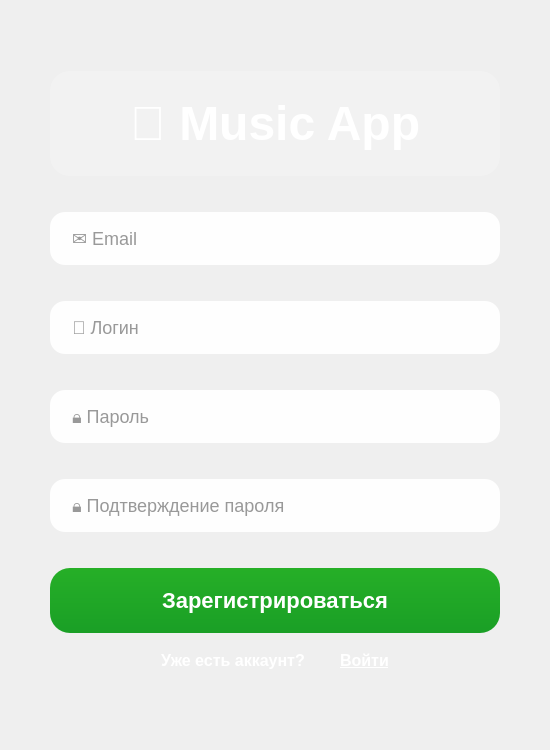
<?xml version="1.0" encoding="UTF-8"?>
<ui version="4.0">
 <class>AuthWindow</class>
 <widget class="QMainWindow" name="MusicApp">
  <property name="geometry">
   <rect>
    <x>0</x>
    <y>0</y>
    <width>550</width>
    <height>750</height>
   </rect>
  </property>
  <property name="sizePolicy">
   <sizepolicy hsizetype="Fixed" vsizetype="Fixed">
    <horstretch>0</horstretch>
    <verstretch>0</verstretch>
   </sizepolicy>
  </property>
  <property name="minimumSize">
   <size>
    <width>550</width>
    <height>750</height>
   </size>
  </property>
  <property name="maximumSize">
   <size>
    <width>550</width>
    <height>750</height>
   </size>
  </property>
  <property name="windowTitle">
   <string>Music App</string>
  </property>
  <property name="styleSheet">
   <string notr="true">QMainWindow {
  background: qlineargradient(x1:0, y1:0, x2:1, y2:1,
    stop:0 #3a8dde, stop:0.5 #00c8d6, stop:1 #2faf5e);
}

/* Заголовок */
QLabel#titleLabel, QLabel#titleLabel1 {
  color: rgb(255,255,255); font-size: 36pt; font-weight: 700;
  background: rgba(255,255,255,0.2); border-radius: 20px; padding: 25px;
}

/* Поля ввода */
QLineEdit {
  padding: 15px 20px; border: none; border-radius: 15px; font-size: 18px;
  background: rgba(255,255,255,0.95); color: #333;
}
QLineEdit:focus { 
  background: rgba(255,255,255,1); 
  border: 3px solid #4facfe; 
  padding: 12px 17px; 
}

/* КНОПКА ВОЙТИ / РЕГИСТРАЦИИ */
QPushButton#authBtn, QPushButton#regBtn {
  background: qlineargradient(x1:0, y1:0, x2:0, y2:1, stop:0 #26af27, stop:1 #1a9f26);
  color: white; padding: 20px; border-radius: 20px; font-size: 22px; font-weight: 700;
  border: none;
}
QPushButton#authBtn:hover,QPushButton#regBtn:hover { 
  background: qlineargradient(x1:0, y1:0, x2:0, y2:1, stop:0 #1e8b1f, stop:1 #158015); 
}
QPushButton#authBtn:pressed, QPushButton#regBtn:pressed  { 
  background: rgb(9, 140, 12); 
}

/* ПРОЗРАЧНАЯ КНОПКА ПЕРЕКЛЮЧЕНИЯ */
QPushButton#switch, QPushButton#switch_2 {
  background: transparent; 
  color: rgb(255,255,255); 
  font-size: 16px; 
  font-weight: 600; 
  padding: 8px 15px;
  border: none; 
  border-radius: 8px; 
  text-decoration: underline;
}
QPushButton#switch:hover, QPushButton#switch_2:hover { 
  color: #4facfe;
}

/* ТЕКСТ */
QLabel#label, QLabel#label1 {
  color: rgb(255,255,255); 
  font-size: 16px; 
  font-weight: 500;
  padding: 0 10px;
}

/* Контейнеры */
QWidget#widget, QWidget#widget_2 {
  margin: 0; padding: 0;
}
QHBoxLayout, QVBoxLayout {
  margin: 0; padding: 0;
}
QStackedWidget {
  background: transparent;
}</string>
  </property>
  <widget class="QWidget" name="centralwidget">
   <layout class="QVBoxLayout" name="verticalLayout">
    <property name="spacing">
     <number>0</number>
    </property>
    <property name="leftMargin">
     <number>0</number>
    </property>
    <property name="topMargin">
     <number>0</number>
    </property>
    <property name="rightMargin">
     <number>0</number>
    </property>
    <property name="bottomMargin">
     <number>0</number>
    </property>
    <item>
     <widget class="QStackedWidget" name="stackedWidget">
      <property name="currentIndex">
       <number>0</number>
      </property>
      <widget class="QWidget" name="regPage">
       <layout class="QVBoxLayout" name="verticalLayout_auth">
        <property name="spacing">
         <number>25</number>
        </property>
        <property name="leftMargin">
         <number>50</number>
        </property>
        <property name="topMargin">
         <number>60</number>
        </property>
        <property name="rightMargin">
         <number>50</number>
        </property>
        <property name="bottomMargin">
         <number>60</number>
        </property>
        <item>
         <widget class="QLabel" name="titleLabel">
          <property name="sizePolicy">
           <sizepolicy hsizetype="Expanding" vsizetype="Fixed">
            <horstretch>0</horstretch>
            <verstretch>0</verstretch>
           </sizepolicy>
          </property>
          <property name="minimumSize">
           <size>
            <width>0</width>
            <height>80</height>
           </size>
          </property>
          <property name="font">
           <font>
            <family>Segoe UI</family>
            <pointsize>36</pointsize>
            <bold>true</bold>
           </font>
          </property>
          <property name="text">
           <string>🎵 Music App</string>
          </property>
          <property name="alignment">
           <set>Qt::AlignmentFlag::AlignCenter</set>
          </property>
         </widget>
        </item>
        <item>
         <widget class="QLineEdit" name="emailInput">
          <property name="placeholderText">
           <string>✉️ Email</string>
          </property>
         </widget>
        </item>
        <item>
         <widget class="QLineEdit" name="usernameInput">
          <property name="placeholderText">
           <string>👤 Логин</string>
          </property>
         </widget>
        </item>
        <item>
         <widget class="QLineEdit" name="passwordInput">
          <property name="echoMode">
           <enum>QLineEdit::EchoMode::Password</enum>
          </property>
          <property name="placeholderText">
           <string>🔒 Пароль</string>
          </property>
         </widget>
        </item>
        <item>
         <widget class="QLineEdit" name="passwordConfirmInput">
          <property name="echoMode">
           <enum>QLineEdit::EchoMode::Password</enum>
          </property>
          <property name="placeholderText">
           <string>🔒 Подтверждение пароля</string>
          </property>
         </widget>
        </item>
        <item>
         <layout class="QVBoxLayout" name="verticalLayout_3">
          <property name="spacing">
           <number>10</number>
          </property>
          <item>
           <widget class="QPushButton" name="regBtn">
            <property name="sizePolicy">
             <sizepolicy hsizetype="MinimumExpanding" vsizetype="Fixed">
              <horstretch>0</horstretch>
              <verstretch>0</verstretch>
             </sizepolicy>
            </property>
            <property name="font">
             <font>
              <family>Segoe UI</family>
              <pointsize>-1</pointsize>
              <bold>true</bold>
             </font>
            </property>
            <property name="text">
             <string>Зарегистрироваться</string>
            </property>
           </widget>
          </item>
          <item>
           <layout class="QHBoxLayout" name="horizontalLayout">
            <property name="spacing">
             <number>5</number>
            </property>
            <item>
             <spacer name="horizontalSpacer_2">
              <property name="orientation">
               <enum>Qt::Orientation::Horizontal</enum>
              </property>
              <property name="sizeHint" stdset="0">
               <size>
                <width>40</width>
                <height>20</height>
               </size>
              </property>
             </spacer>
            </item>
            <item alignment="Qt::AlignmentFlag::AlignHCenter|Qt::AlignmentFlag::AlignVCenter">
             <widget class="QLabel" name="label">
              <property name="sizePolicy">
               <sizepolicy hsizetype="Maximum" vsizetype="Maximum">
                <horstretch>0</horstretch>
                <verstretch>0</verstretch>
               </sizepolicy>
              </property>
              <property name="font">
               <font>
                <family>Segoe UI</family>
                <pointsize>-1</pointsize>
                <fontweight>Medium</fontweight>
               </font>
              </property>
              <property name="text">
               <string>Уже есть аккаунт?</string>
              </property>
             </widget>
            </item>
            <item>
             <widget class="QPushButton" name="switch">
              <property name="sizePolicy">
               <sizepolicy hsizetype="Maximum" vsizetype="Maximum">
                <horstretch>0</horstretch>
                <verstretch>0</verstretch>
               </sizepolicy>
              </property>
              <property name="font">
               <font>
                <family>Segoe UI</family>
                <pointsize>-1</pointsize>
                <underline>true</underline>
                <fontweight>DemiBold</fontweight>
               </font>
              </property>
              <property name="text">
               <string>Войти</string>
              </property>
             </widget>
            </item>
            <item>
             <spacer name="horizontalSpacer">
              <property name="orientation">
               <enum>Qt::Orientation::Horizontal</enum>
              </property>
              <property name="sizeHint" stdset="0">
               <size>
                <width>40</width>
                <height>20</height>
               </size>
              </property>
             </spacer>
            </item>
           </layout>
          </item>
         </layout>
        </item>
       </layout>
      </widget>
      <widget class="QWidget" name="logPage">
       <layout class="QVBoxLayout" name="verticalLayout_auth">
        <property name="spacing">
         <number>25</number>
        </property>
        <property name="leftMargin">
         <number>50</number>
        </property>
        <property name="topMargin">
         <number>60</number>
        </property>
        <property name="rightMargin">
         <number>50</number>
        </property>
        <property name="bottomMargin">
         <number>60</number>
        </property>
        <item>
         <widget class="QLabel" name="titleLabel1">
          <property name="sizePolicy">
           <sizepolicy hsizetype="Expanding" vsizetype="Fixed">
            <horstretch>0</horstretch>
            <verstretch>0</verstretch>
           </sizepolicy>
          </property>
          <property name="minimumSize">
           <size>
            <width>0</width>
            <height>80</height>
           </size>
          </property>
          <property name="font">
           <font>
            <family>Segoe UI</family>
            <pointsize>36</pointsize>
            <bold>true</bold>
           </font>
          </property>
          <property name="text">
           <string>🎵 Music App</string>
          </property>
          <property name="alignment">
           <set>Qt::AlignmentFlag::AlignCenter</set>
          </property>
         </widget>
        </item>
        <item>
         <widget class="QLineEdit" name="emailInput">
          <property name="placeholderText">
           <string>✉️ Email</string>
          </property>
         </widget>
        </item>
        <item>
         <widget class="QLineEdit" name="passwordInput">
          <property name="echoMode">
           <enum>QLineEdit::EchoMode::Password</enum>
          </property>
          <property name="placeholderText">
           <string>🔒 Пароль</string>
          </property>
         </widget>
        </item>
        <item>
         <layout class="QVBoxLayout" name="verticalLayout_3">
          <property name="spacing">
           <number>10</number>
          </property>
          <item>
           <widget class="QPushButton" name="authBtn">
            <property name="sizePolicy">
             <sizepolicy hsizetype="MinimumExpanding" vsizetype="Fixed">
              <horstretch>0</horstretch>
              <verstretch>0</verstretch>
             </sizepolicy>
            </property>
            <property name="font">
             <font>
              <family>Segoe UI</family>
              <pointsize>-1</pointsize>
              <bold>true</bold>
             </font>
            </property>
            <property name="text">
             <string>Войти</string>
            </property>
           </widget>
          </item>
          <item>
           <layout class="QHBoxLayout" name="horizontalLayout">
            <property name="spacing">
             <number>5</number>
            </property>
            <item>
             <spacer name="horizontalSpacer_2">
              <property name="orientation">
               <enum>Qt::Orientation::Horizontal</enum>
              </property>
              <property name="sizeHint" stdset="0">
               <size>
                <width>40</width>
                <height>20</height>
               </size>
              </property>
             </spacer>
            </item>
            <item alignment="Qt::AlignmentFlag::AlignHCenter|Qt::AlignmentFlag::AlignVCenter">
             <widget class="QLabel" name="label1">
              <property name="sizePolicy">
               <sizepolicy hsizetype="Maximum" vsizetype="Maximum">
                <horstretch>0</horstretch>
                <verstretch>0</verstretch>
               </sizepolicy>
              </property>
              <property name="font">
               <font>
                <family>Segoe UI</family>
                <pointsize>-1</pointsize>
                <fontweight>Medium</fontweight>
               </font>
              </property>
              <property name="text">
               <string>Еще нет аккаунта?</string>
              </property>
             </widget>
            </item>
            <item>
             <widget class="QPushButton" name="switch_2">
              <property name="sizePolicy">
               <sizepolicy hsizetype="Maximum" vsizetype="Maximum">
                <horstretch>0</horstretch>
                <verstretch>0</verstretch>
               </sizepolicy>
              </property>
              <property name="font">
               <font>
                <family>Segoe UI</family>
                <pointsize>-1</pointsize>
                <underline>true</underline>
                <fontweight>DemiBold</fontweight>
               </font>
              </property>
              <property name="text">
               <string>Зарегистрироваться</string>
              </property>
             </widget>
            </item>
            <item>
             <spacer name="horizontalSpacer">
              <property name="orientation">
               <enum>Qt::Orientation::Horizontal</enum>
              </property>
              <property name="sizeHint" stdset="0">
               <size>
                <width>40</width>
                <height>20</height>
               </size>
              </property>
             </spacer>
            </item>
           </layout>
          </item>
         </layout>
        </item>
       </layout>
      </widget>
     </widget>
    </item>
   </layout>
  </widget>
 </widget>
 <resources/>
 <connections/>
</ui>
